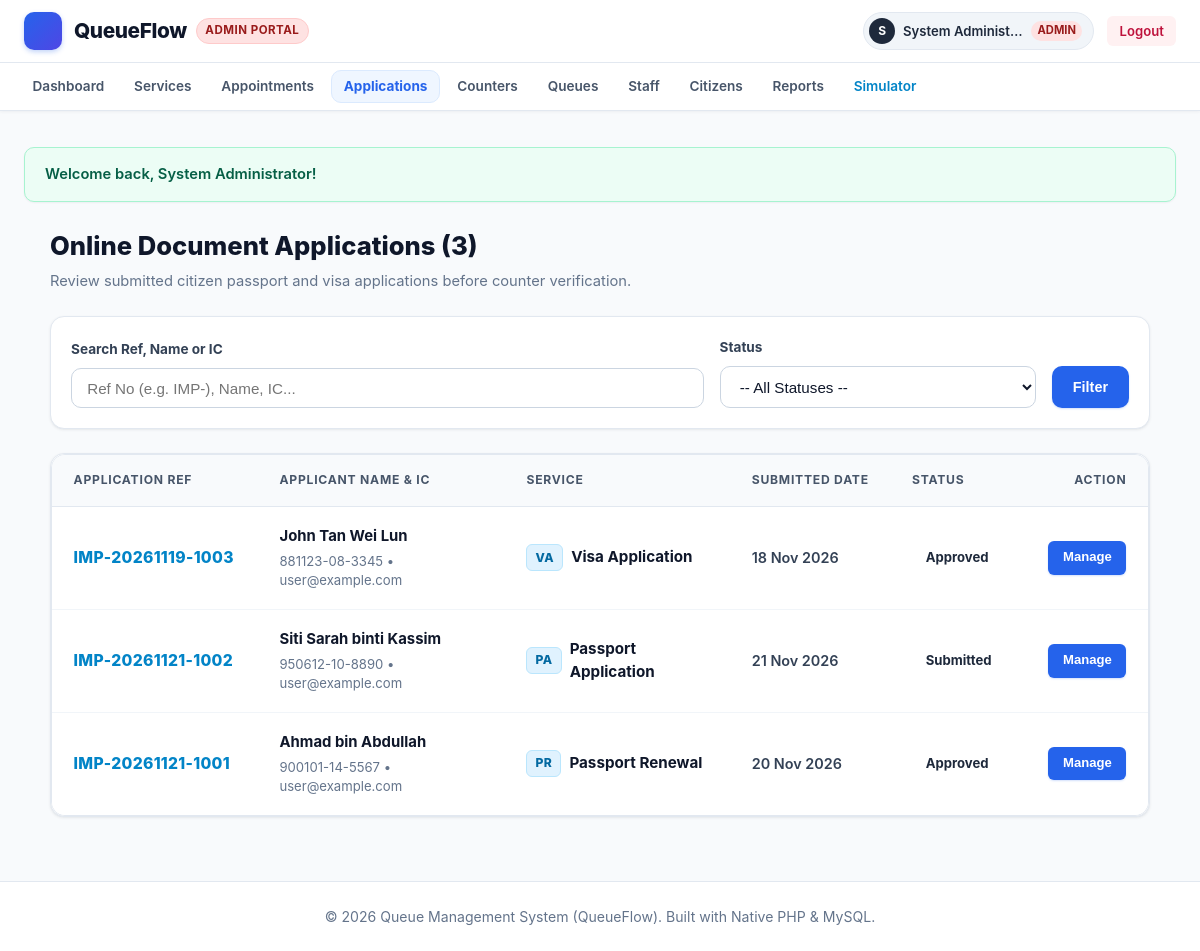
Before: /admin/applications.php (signed in) with the older database file.
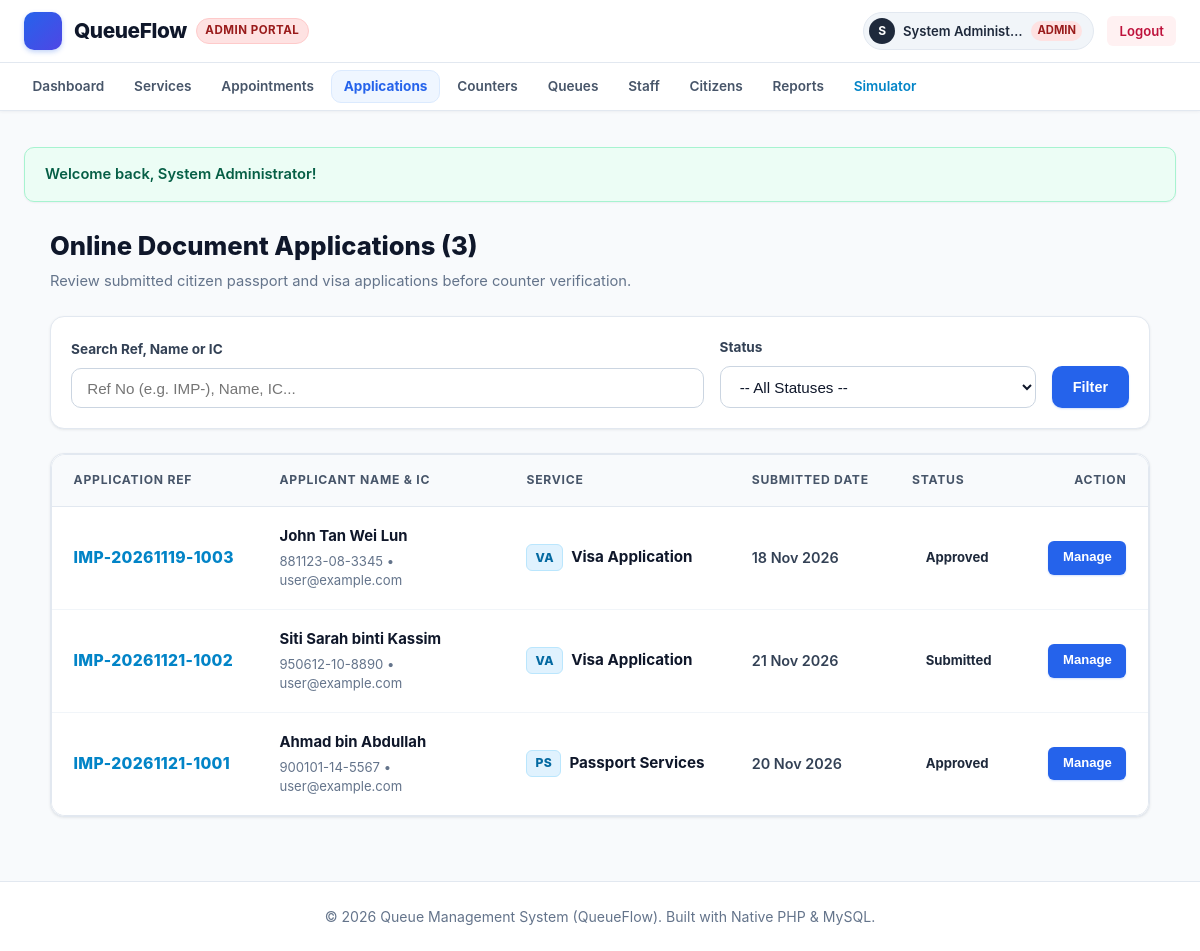
After: the same page with the newer database file.
### tables this page shows
CREATE TABLE `applications` (
  `id` INT AUTO_INCREMENT PRIMARY KEY,
  `application_ref` VARCHAR(50) NOT NULL UNIQUE,
  `user_id` INT NOT NULL,
  `service_id` INT NOT NULL,
  `applicant_name` VARCHAR(100) NOT NULL,
  `applicant_ic` VARCHAR(50) NOT NULL,
  `applicant_phone` VARCHAR(30) NOT NULL,
  `status` ENUM('submitted', 'under_review', 'approved', 'rejected') NOT NULL DEFAULT 'submitted',
  `remarks` TEXT NULL,
  `submitted_date` DATE NOT NULL,
  `created_at` TIMESTAMP DEFAULT CURRENT_TIMESTAMP,
  CONSTRAINT `fk_appl_user` FOREIGN KEY (`user_id`) REFERENCES `users` (`id`) ON DELETE CASCADE,
  CONSTRAINT `fk_appl_service` FOREIGN KEY (`service_id`) REFERENCES `services` (`id`) ON DELETE CASCADE
);

CREATE TABLE `services` (
  `id` INT AUTO_INCREMENT PRIMARY KEY,
  `code` VARCHAR(10) NOT NULL UNIQUE,
  `name` VARCHAR(100) NOT NULL,
  `description` TEXT NULL,
  `est_duration` INT NOT NULL DEFAULT 15,
  `status` ENUM('active', 'inactive') NOT NULL DEFAULT 'active',
  `created_at` TIMESTAMP DEFAULT CURRENT_TIMESTAMP
);

CREATE TABLE `users` (
  `id` INT AUTO_INCREMENT PRIMARY KEY,
  `username` VARCHAR(50) NOT NULL UNIQUE,
  `email` VARCHAR(100) NULL UNIQUE,
  `password` VARCHAR(255) NOT NULL,
  `full_name` VARCHAR(100) NOT NULL,
  `ic_passport` VARCHAR(50) NULL,
  `phone` VARCHAR(30) NULL,
  `role` ENUM('admin', 'staff', 'user') NOT NULL DEFAULT 'user',
  `status` ENUM('active', 'inactive') NOT NULL DEFAULT 'active',
  `created_at` TIMESTAMP DEFAULT CURRENT_TIMESTAMP
);

### admin/applications.php (the view, shortened to what the changed rows need)
<?php
require_once __DIR__ . '/../includes/functions.php';
$pdo = getDBConnection();
$sql = "
    SELECT app.*, s.name as service_name, s.code as service_code, u.email as user_email
    FROM applications app
    JOIN services s ON app.service_id = s.id
    JOIN users u ON app.user_id = u.id
    WHERE 1=1
";
$params = [];
$sql .= " ORDER BY app.id DESC";
$stmt = $pdo->prepare($sql);
$stmt->execute($params);
$applications = $stmt->fetchAll();
require_once __DIR__ . '/../includes/header.php';
?>
<div style="max-width: 1100px; margin: 1.5rem auto;">
    <div style="display: flex; justify-content: space-between; align-items: center; margin-bottom: 1.5rem; flex-wrap: wrap; gap: 1rem;">
        <div>
            <h1 style="font-size: 1.6rem; font-weight: 800; color: #0f172a; margin-bottom: 0.25rem;">
                Online Document Applications (<?php echo count($applications); ?>)
            </h1>
        </div>
    </div>
    <div class="card" style="padding: 0; overflow: hidden;">
        <div class="table-responsive">
            <table class="data-table">
                <thead>
                    <tr>
                        <th style="width: 20%;">APPLICATION REF</th>
                        <th style="width: 24%;">APPLICANT NAME & IC</th>
                        <th style="width: 22%;">SERVICE</th>
                        <th style="width: 14%;">SUBMITTED DATE</th>
                        <th style="width: 10%;">STATUS</th>
                        <th style="width: 10%; text-align: right;">ACTION</th>
                    </tr>
                </thead>
                <tbody>
                    <?php if (empty($applications)): ?>
                        <tr>
                            <td colspan="6" style="text-align: center; padding: 3rem 1rem; color: #94a3b8;">
                                No applications found matching your criteria.
                            </td>
                        </tr>
                    <?php else: ?>
                        <?php foreach ($applications as $app): ?>
                            <tr>
                                <td>
                                    <strong style="color: #0284c7; font-size: 0.98rem; font-weight: 800; letter-spacing: 0.3px;"><?php echo e($app['application_ref']); ?></strong>
                                </td>
                                <td>
                                    <div style="font-weight: 700; color: #0f172a; font-size: 0.93rem;"><?php echo e($app['applicant_name']); ?></div>
                                    <div class="cell-sub">
                                        <?php echo e($app['applicant_ic']); ?> &bull; <?php echo e($app['user_email']); ?>
                                    </div>
                                </td>
                                <td>
                                    <div style="display: flex; align-items: center;">
                                        <span class="service-code-tag">
                                            <?php echo e($app['service_code']); ?>
                                        </span>
                                        <strong style="color: #0f172a; font-size: 0.95rem;"><?php echo e($app['service_name']); ?></strong>
                                    </div>
                                </td>
                                <td>
                                    <span style="font-weight: 600; color: #334155; font-size: 0.9rem;"><?php echo date('d M Y', strtotime($app['submitted_date'])); ?></span>
                                </td>
                                <td><?php echo renderStatusBadge($app['status']); ?></td>
                                <td style="text-align: right;">
                                    <div class="table-actions" style="justify-content: flex-end;">
                                        <button onclick="openManageModal(<?php echo $app['id']; ?>, '<?php echo e($app['application_ref']); ?>', '<?php echo e($app['status']); ?>', '<?php echo e(addslashes($app['remarks'] ?? '')); ?>')" class="btn btn-primary btn-sm">
                                            <?php echo getIcon('edit', 14); ?> Manage
                                        </button>
                                    </div>
                                </td>
                            </tr>
                        <?php endforeach; ?>
                    <?php endif; ?>
                </tbody>
            </table>
        </div>
    </div>
</div>
<?php require_once __DIR__ . '/../includes/footer.php'; ?>

### includes/functions.php (shortened to what the changed rows need)
<?php
function e($value) {
    return htmlspecialchars((string)$value, ENT_QUOTES, 'UTF-8');
}
function renderStatusBadge($status) {
    $badges = [
        'waiting'      => '<span class="badge badge-waiting"><span class="badge-dot dot-waiting"></span>' . getIcon('clock', 13) . ' Waiting</span>',
        'calling'      => '<span class="badge badge-calling"><span class="badge-dot dot-calling"></span>' . getIcon('bell', 13) . ' Calling</span>',
        'serving'      => '<span class="badge badge-serving"><span class="badge-dot dot-serving"></span>' . getIcon('play-circle', 13) . ' Serving</span>',
        'completed'    => '<span class="badge badge-completed"><span class="badge-dot dot-completed"></span>' . getIcon('check-circle', 13) . ' Completed</span>',
        'skipped'      => '<span class="badge badge-skipped"><span class="badge-dot dot-skipped"></span>' . getIcon('slash', 13) . ' Skipped</span>',
        'open'         => '<span class="badge badge-open"><span class="badge-dot dot-open"></span>' . getIcon('check', 13) . ' Open</span>',
        'closed'       => '<span class="badge badge-closed"><span class="badge-dot dot-closed"></span>' . getIcon('x', 13) . ' Closed</span>',
        'active'       => '<span class="badge badge-active"><span class="badge-dot dot-open"></span> Active</span>',
        'inactive'     => '<span class="badge badge-inactive"><span class="badge-dot dot-closed"></span> Inactive</span>',
        'confirmed'    => '<span class="badge badge-completed"><span class="badge-dot dot-completed"></span> Confirmed</span>',
        'pending'      => '<span class="badge badge-waiting"><span class="badge-dot dot-waiting"></span> Pending</span>',
        'cancelled'    => '<span class="badge badge-skipped"><span class="badge-dot dot-skipped"></span> Cancelled</span>',
        'approved'     => '<span class="badge badge-completed"><span class="badge-dot dot-completed"></span> Approved</span>',
        'submitted'    => '<span class="badge badge-calling"><span class="badge-dot dot-calling"></span> Submitted</span>',
        'under_review' => '<span class="badge badge-waiting"><span class="badge-dot dot-waiting"></span> Under Review</span>',
        'rejected'     => '<span class="badge badge-skipped"><span class="badge-dot dot-skipped"></span> Rejected</span>',
    ];
    return $badges[$status] ?? '<span class="badge">' . e(ucfirst($status)) . '</span>';
}
function getIcon($name, $size = 18, $class = "icon") {
    return $icons[$name] ?? '';
}

Changed rows visible on the page:
changed applications "IMP-20261121-1002": service.code "PA" → "VA"; service.name "Passport Application" → "Visa Application"
changed applications "IMP-20261121-1001": service.code "PR" → "PS"; service.name "Passport Renewal" → "Passport Services"
